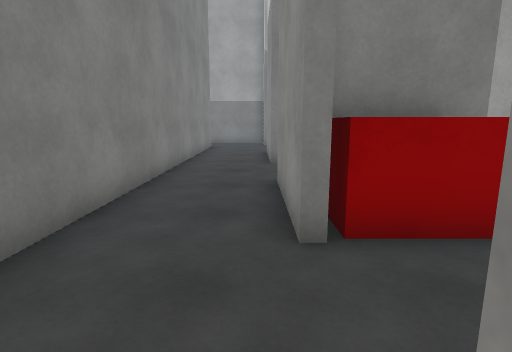
view 1 (above)

20 first-person views from a walk through a scene from a Unity 3-D project. The camera is 1.3 m above the floor, tilts 10° down and sees 80° across. The floor is counted in squares, 1 m on a side. Each view is taken from the middle of a square. On the plan, view 1 faces up. The plan holds only what a view shows up to about 14 squares ahead; the rest is blank. The place goes on beyond the plan. The player character is not drawn. Surface patterns are stand-ins for the level's own textures.

view 2
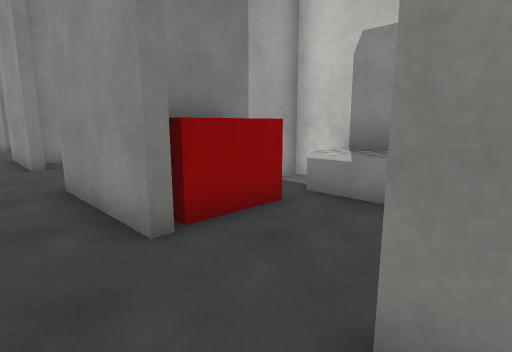

view 3
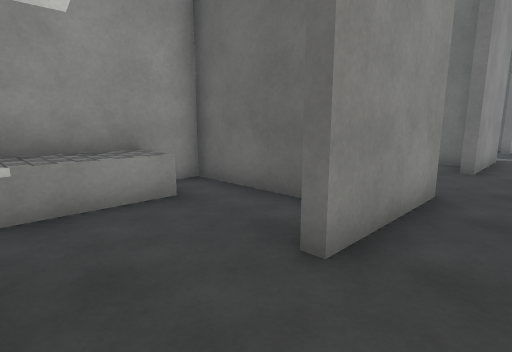

view 4
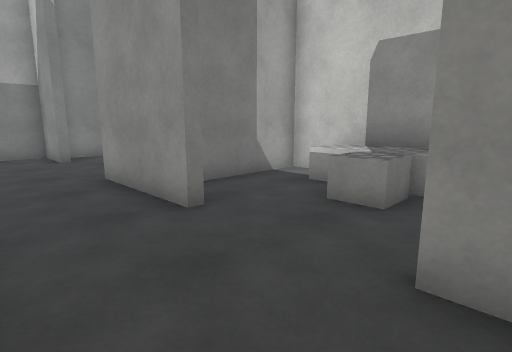

view 5
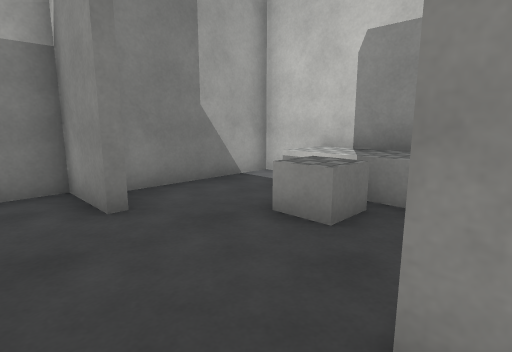

view 6
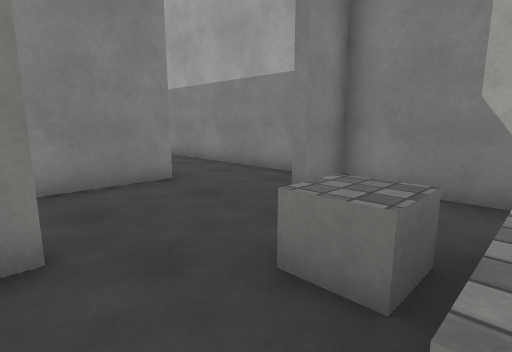

view 7
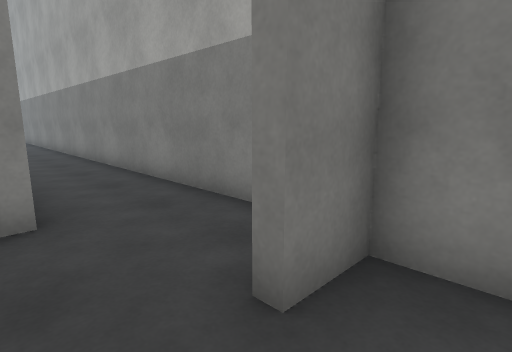

view 8
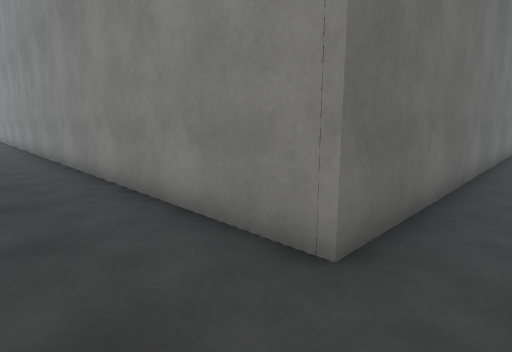

view 9
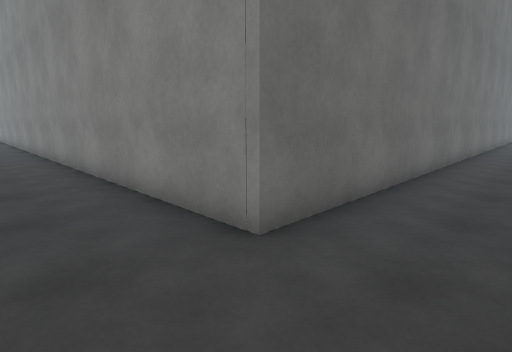

view 10
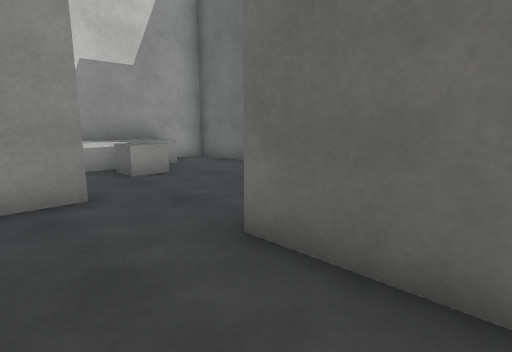

view 11
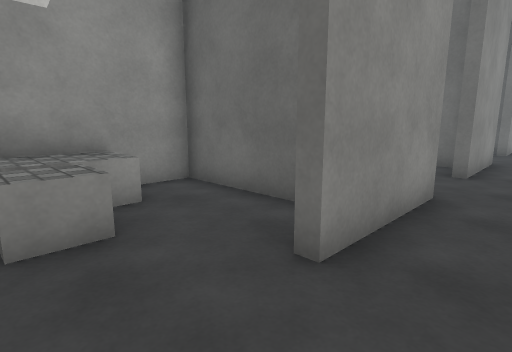

view 12
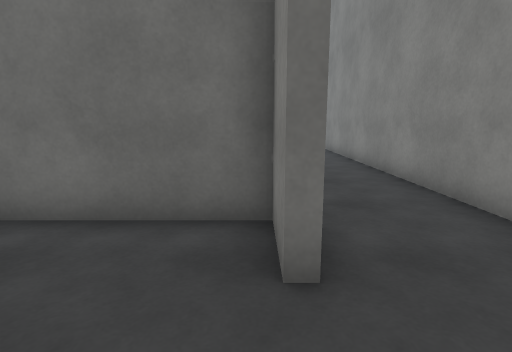

view 13
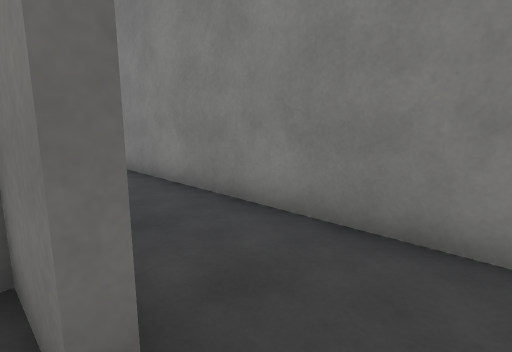

view 14
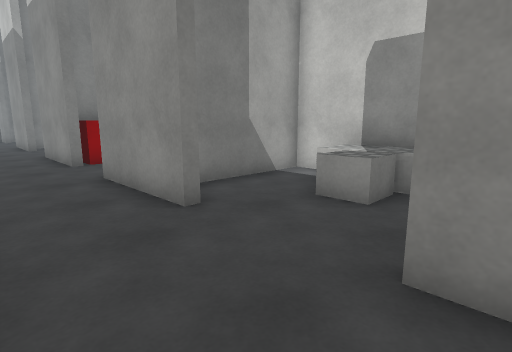

view 15
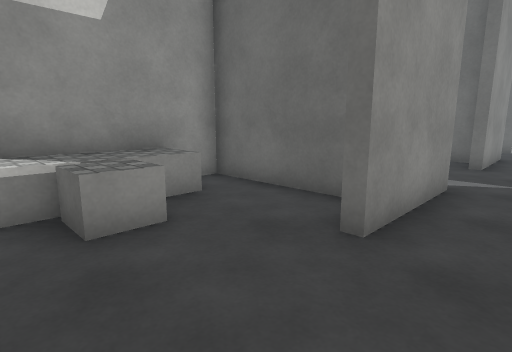

view 16
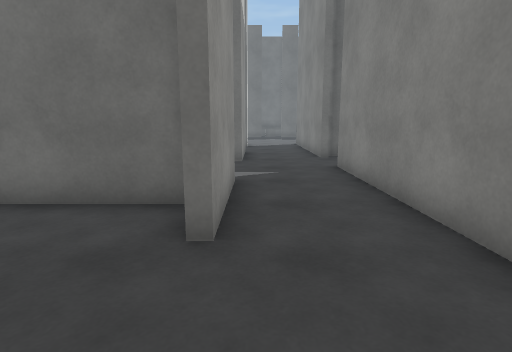

view 17
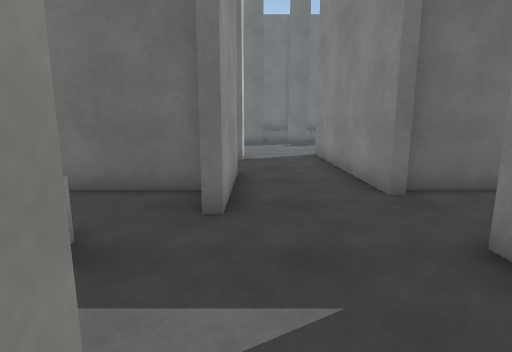

view 18
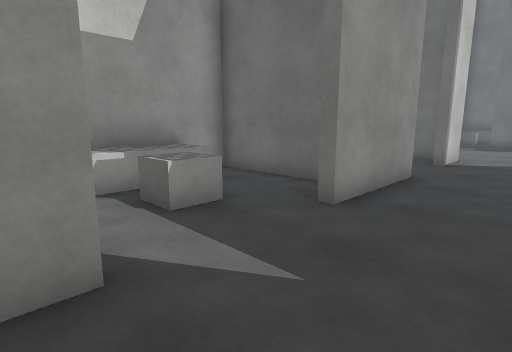

view 19
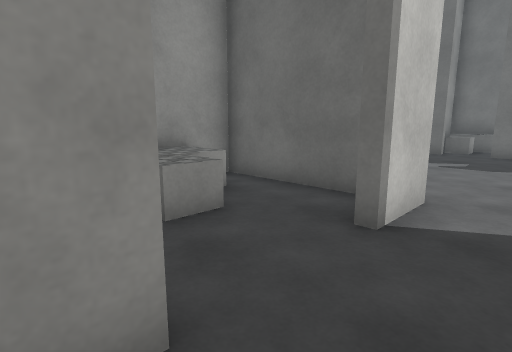

view 20
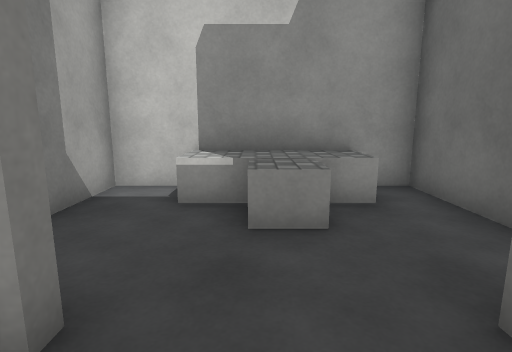

### Floor plan
Key: @ floor where view 1 was taken; # wall or solid block; . floor; ^ raised ledge; B red block; C cube.
Columns run from 18 left of view 1 to 5 right of it. Each row starts with its distance up from view 1.
 20    #################
 19    ................#####
 18    ................#...#
 17 #...........#####.....^#
 16   ##           ##....C^^
 15                ##....C^^
 14                ##.....^#
 13                 #..#...#
 12                 #..#####
 11                 #..#...#
 10                 #..#..^#
  9                 #....C^^
  8                ^#....CC^
  7                #......^#
  6                #...#...#
  5                ^#..#####
  4                ##..#BB.#
  3                 #.....^^
  2                 #.....^^
  1                 #.....^^
  0                 #.@#..^#
 -1                 #..#####
 -2                 #..#...#
 -3                 #.....^#
 -4                 #....CC^
 -5                 #....CC^
 -6                ##.....^^
 -7                #...#...#
 -8                #...#####
 -9                #...#
-10                 #.....
-11                 #...CC^^
-12                .#...CC^^
-13               ........^#
-14               .....#.  #
-15              ###...#####
-16                 ...#...#
-17                 #.....^#
-18                 #....CC^
-19                 #....CC^
-20                 #..#..^#
-21                #...#####
-22                 ....
-23                 ....
-24                  ...
-25                   ..
-26                   ...
-27                   ...
-28                   ...
-29                   ...

Positions as (right, up) in squares from view 1, and headings:
1: (0, 0), facing up
2: (-1, 0), facing up-right
3: (-1, 3), facing down-right
4: (-2, 6), facing up-right
5: (-1, 13), facing up-right
6: (4, 13), facing up-left
7: (2, 16), facing up-left
8: (0, 18), facing down-left
9: (0, 19), facing down-left
10: (-5, 19), facing down-right
11: (-1, 9), facing down-right
12: (1, 9), facing down
13: (1, 8), facing down-left
14: (-2, -7), facing up-right
15: (-1, -3), facing down-right
16: (0, -3), facing down
17: (0, -9), facing down
18: (-2, -9), facing down-right
19: (-1, -16), facing down-right
20: (-1, -18), facing right
